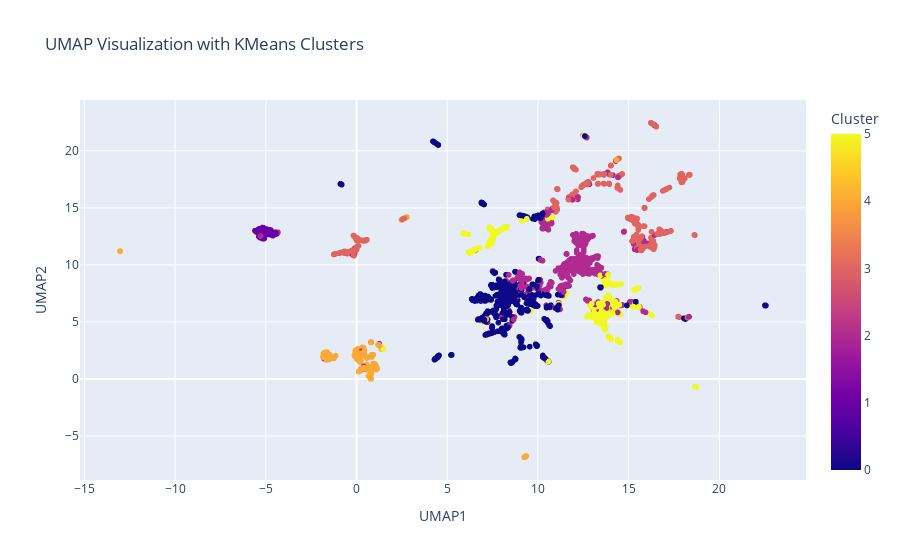

The notebook cell this image was saved under:
### Code cell
filepath = './embeddings/embeddings_cropped/hardtail_cv_february_2023-13_train_cropped.json'
perfrom_clustering(filepath)

### Figure 1 — Plotly figure (JSON) as saved in the notebook; plotly's stock layout.template omitted (floating-point values rounded to 4 significant figures; data arrays with more than 128 entries replaced by an {"elided": "..."} marker saying what was removed)
{"data": [{"hovertemplate": "UMAP1=%{x}<br>UMAP2=%{y}<br>Cluster=%{marker.color}<extra></extra>", "legendgroup": "", "marker": {"color": {"elided": "4347 int values"}, "coloraxis": "coloraxis", "symbol": "circle"}, "mode": "markers", "name": "", "showlegend": false, "type": "scattergl", "x": {"elided": "4347 float values"}, "xaxis": "x", "y": {"elided": "4347 float values"}, "yaxis": "y"}], "layout": {"coloraxis": {"colorbar": {"title": {"text": "Cluster"}}, "colorscale": [[0, "#0d0887"], [0.1111, "#46039f"], [0.2222, "#7201a8"], [0.3333, "#9c179e"], [0.4444, "#bd3786"], [0.5556, "#d8576b"], [0.6667, "#ed7953"], [0.7778, "#fb9f3a"], [0.8889, "#fdca26"], [1, "#f0f921"]]}, "legend": {"tracegroupgap": 0}, "title": {"text": "UMAP Visualization with KMeans Clusters"}, "xaxis": {"anchor": "y", "domain": [0, 1], "title": {"text": "UMAP1"}}, "yaxis": {"anchor": "x", "domain": [0, 1], "title": {"text": "UMAP2"}}}}
